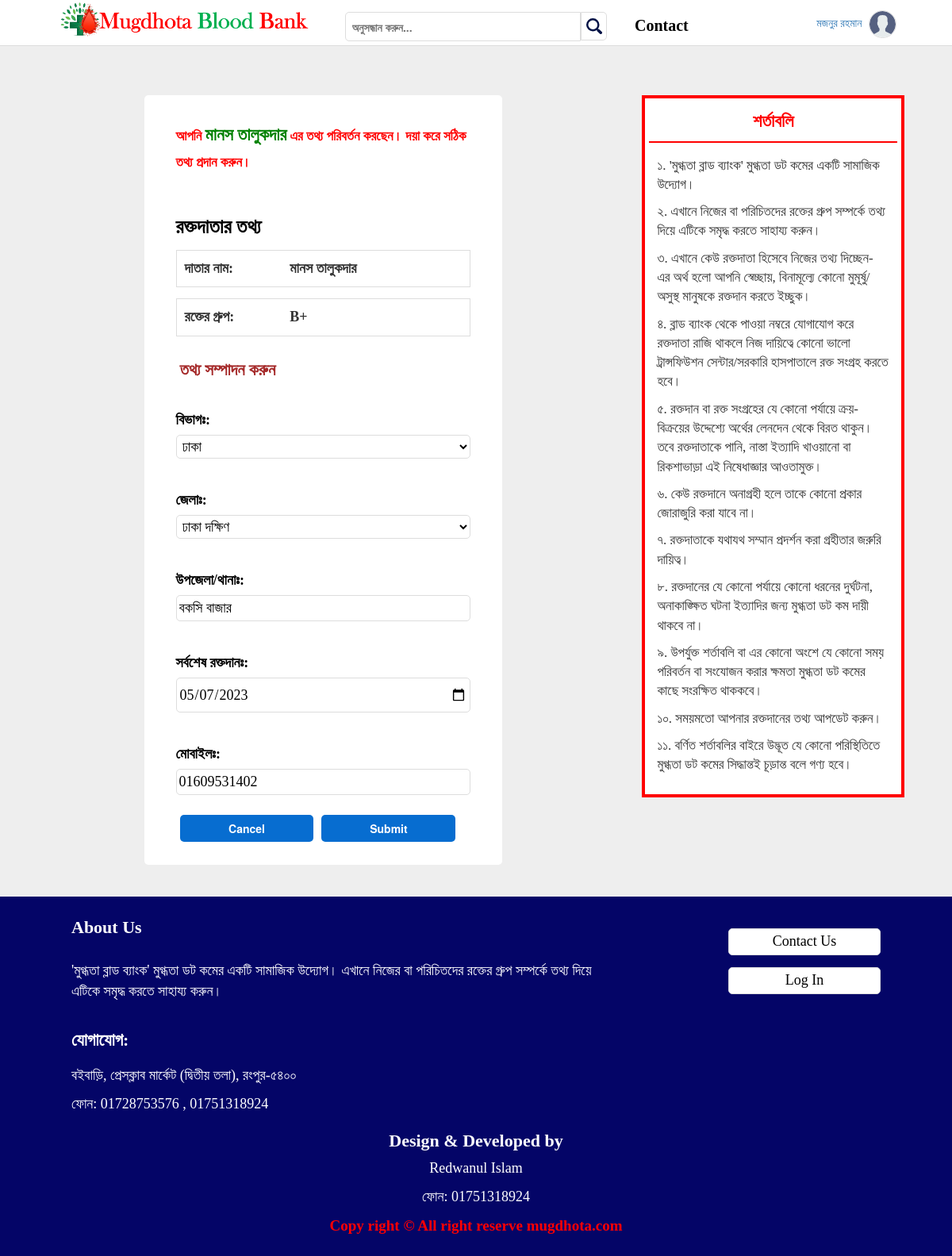
/bld-info-update/cd4eefe1-f9e1-4dbb-a83a-66b5edad4e1a/ (signed in), run on the app's committed database.
### base/models.py (models this page shows, shortened)
class User(AbstractUser):
    username = models.CharField(max_length=200, null=True, blank=False)
    name = models.CharField(max_length=200, null=True)
    email = models.EmailField(unique=True, blank=False)
    bio = models.TextField(blank=True, null=True)
    phone_regex = RegexValidator(regex=r'^\+?1?\d{11}$', message="Phone number must be entered in the format: '01234567899'. Up to 11 digits allowed.")
    phone = models.CharField(validators=[phone_regex], max_length=11, blank=False)
    bloodgroups = models.ForeignKey(Blood, on_delete=models.SET_NULL, blank=True, null=True)
    joined = models.DateTimeField(auto_now_add=True)
    avatar = models.ImageField(upload_to='profile_images', null=True, default="avatar.svg")
    USERNAME_FIELD = 'email'
    REQUIRED_FIELDS = []

class Donner(models.Model):
    id = models.UUIDField(primary_key=True, default=uuid.uuid4, unique=True, editable=False)
    author = models.ForeignKey(User, on_delete=models.SET_NULL, null=True, blank=True)
    name = models.CharField(max_length=100, blank=False)
    bloodgroups = models.ForeignKey(Blood, on_delete=models.SET_NULL, blank=False, null=True)
    division = models.ForeignKey(Division, on_delete=models.SET_NULL, blank=False, null=True)
    location = models.ForeignKey(Location, on_delete=models.SET_NULL, blank=False, null=True)
    city = models.CharField(max_length=50, blank=True, default='')
    donation_date = models.DateField(null=True, blank=True)
    phone_regex = RegexValidator(regex=r'^\+?1?\d{11}$', message="Phone number must be entered in the format: '01234567899'. Up to 11 digits allowed.")
    phone = models.CharField(validators=[phone_regex], max_length=11, blank=False, unique=True)
    updated = models.DateTimeField(auto_now=True)
    status_choice = (
        ('রক্তদাতার তথ্য Mugdhota Blood Bank কর্তৃক যাচাইকৃত', 'রক্তদাতার তথ্য Mugdhota Blood Bank কর্তৃক যাচাইকৃত'),
        ('যাচাইকৃত নয়', 'যাচাইকৃত নয়'),
    )
    status = models.CharField(max_length=100, choices=status_choice, default = 'যাচাইকৃত নয়', blank=True)

class Blood(models.Model):
    name = models.CharField(max_length=100, blank=True, null=True)
    image = models.ImageField(upload_to='bloods_imgs', null=True)
    def __str__(self):
        return self.name

### base/views.py (the view)
# urls.py: path('bld-info-update/<str:pk>/', views.userBloodInfo, name='bld-info-update'),
@login_required(login_url='login')
def userBloodInfo(request, pk):
    donner = Donner.objects.get(id=pk)
    ub_form = UserUploadDonerUpdareForm(instance=donner)
    user = Donner.objects.get(id=pk)
    if request.method == 'POST':
        ub_form = UserUploadDonerUpdareForm(request.POST, instance=donner)
        if ub_form.is_valid():
            ub_form.save()
            return redirect('profile', donner.author.username)
    return render(request, 'user-update.html', {'ub_form':ub_form, 'donner':donner})

### base/forms.py (shortened to what this page needs)
class UserUploadDonerUpdareForm(forms.ModelForm):
    class Meta:
        model = Donner
        fields = ['division', 'location', 'city', 'donation_date', 'phone']
        widgets = {
            'donation_date': forms.DateInput(attrs={'type': 'date'}),
        }
        labels = {
            'division': 'বিভাগঃ', 'location': 'জেলাঃ', 'city': 'উপজেলা/থানাঃ', 'phone': 'মোবাইলঃ', 'donation_date': 'সর্বশেষ রক্তদানঃ'
        }
    def __init__(self, *args, **kwargs):
        super().__init__(*args, **kwargs)
        self.fields['location'].queryset = Location.objects.all()
        if 'division' in self.data:
            try:
                division_id = int(self.data.get('division'))
                self.fields['location'].queryset = Location.objects.filter(division_id=division_id).order_by('name')
            except (ValueError, TypeError):
                pass  # invalid input from the client; ignore and fallback to empty City queryset

### base/models.py (called while the page is built)
    def __str__(self):
        return self.name

    def __str__(self):
        return self.name

### templates/user-update.html (shortened to what this page needs)
{% extends 'main.html' %}
{% load static %}
{% block content %}
	<div class="container_full" style="padding-top: 10%;padding-bottom: 40px;">
		<div class="container">
			<div class="left_section">
				<div class="single_page">
					<div class="sng_page_blood_info">
						<div class="update_rules">
							<h2>আপনি <span style="font-size:22px;color:green">{{donner.name}}</span> এর তথ্য পরিবর্তন করছেন। দয়া করে সঠিক তথ্য প্রদান করুন।</h2>
						</div>
						<h2 class="blood_info_h">রক্তদাতার তথ্য</h2>
						<div class="form_field">
							<div class="td-1st">দাতার নাম:</div>
							<div class="td-2nd">{{donner.name}}</div>
						</div>
						<div class="form_field">
							<div class="td-1st">রক্তের গ্রুপ:</div>
							<div class="td-2nd">{{donner.bloodgroups}}</div>
						</div>
						<form class="form user_update_blood_info" action="" method="POST" enctype="multipart/form-data" id="personForm" novalidate data-cities-url="{% url 'ajax_load_cities' %}">
							<h2 style="font-size:21px;color:brown;padding:10px 5px">তথ্য সম্পাদন করুন</h2>
                            {{ ub_form.as_p }}
							<div class="form_action">
								<button href="{{request.META.HTTP_REFERER}}">Cancel</button>
								<button type="submit">Submit</button>
							</div>
						</form>
					</div>
				</div>
			</div>
			<div class="right_section">
				<div class="rules_section">
					<div class="single_rule_title">
						<h2 class="blood_search">শর্তাবলি</h2>
					</div>
					<div class="single_rule">
						<p>১. 'মুগ্ধতা ব্লাড ব্যাংক' মুগ্ধতা ডট কমের একটি সামাজিক উদ্যোগ।</p>
						<p>২. এখানে নিজের বা পরিচিতদের রক্তের গ্রুপ সম্পর্কে তথ্য দিয়ে এটিকে সমৃদ্ধ করতে সাহায্য করুন। </p>
						<p>৩. এখানে কেউ রক্তদাতা হিসেবে নিজের তথ্য দিচ্ছেন- এর অর্থ হলো আপনি স্বেচ্ছায়, বিনামূল্যে কোনো মুমূর্ষু/অসুস্থ মানুষকে রক্তদান করতে ইচ্ছুক।</p>
						<p>৪. ব্লাড ব্যাংক থেকে পাওয়া নম্বরে যোগাযোগ করে রক্তদাতা রাজি থাকলে নিজ দায়িত্বে কোনো ভালো ট্রান্সফিউশন সেন্টার/সরকারি হাসপাতালে রক্ত সংগ্রহ করতে হবে। </p>
						<p>৫. রক্তদান বা রক্ত সংগ্রহের যে কোনো পর্যায়ে ক্রয়-বিক্রয়ের উদ্দেশ্যে অর্থের লেনদেন থেকে বিরত থাকুন। তবে রক্তদাতাকে পানি, নাস্তা ইত্যাদি খাওয়ানো বা রিকশাভাড়া এই নিষেধাজ্ঞার আওতামুক্ত।</p>
						<p>৬. কেউ রক্তদানে অনাগ্রহী হলে তাকে কোনো প্রকার জোরাজুরি করা যাবে না।</p>
						<p>৭. রক্তদাতাকে যথাযথ সম্মান প্রদর্শন করা গ্রহীতার জরুরি দায়িত্ব।</p>
						<p>৮. রক্তদানের যে কোনো পর্যায়ে কোনো ধরনের দুর্ঘটনা, অনাকাঙ্ক্ষিত ঘটনা ইত্যাদির জন্য মুগ্ধতা ডট কম দায়ী থাকবে না।</p>
						<p>৯. উপর্যুক্ত শর্তাবলি বা এর কোনো অংশে যে কোনো সময় পরিবর্তন বা সংযোজন করার ক্ষমতা মুগ্ধতা ডট কমের কাছে সংরক্ষিত থাককবে।</p>
						<p>১০. সময়মতো আপনার রক্তদানের তথ্য আপডেট করুন।</p>
						<p>১১. বর্ণিত শর্তাবলির বাইরে উদ্ভূত যে কোনো পরিস্থিতিতে মুগ্ধতা ডট কমের সিদ্ধান্তই চূড়ান্ত বলে গণ্য হবে।</p>
					</div>
				</div>
			</div>
		</div>
	</div>
	{% endblock %}

### templates/main.html (shortened to what this page needs)
<!DOCTYPE HTML>
{% load static %}
<html lang="en-US">
<head>
	<link rel="stylesheet" type="text/css" href="{% static 'css/bootstrap.min.css' %}" />
	<link rel="stylesheet" type="text/css" href="{% static 'style.css' %}" />
	<link rel="stylesheet" type="text/css" href="{% static 'responsive.css' %}" />
</head>
<body>
	<div class="container_full desk_header" id="navbar">
		<div class="container">
			<div id="header" class="col-lg-12 col-md-12 col-xs-12">
				<div class="home_title col-lg-4 col-md-9 col-xs-10">
					<div class="home_icon">
						<a href="https://bloodbank.mugdhota.com/"><img src="{% static 'img/mugdhota-blood-bank.png' %}" alt="Mugdhota Blood Bank" /></a>
					</div>
				</div>
				<div class="home_src col-lg-4 col-md-4 col-xs-2">
					<div class="search_bar desk">
						<form class="mh_search" method="GET" action="{% url 'home' %}">
                            <label style="width:90%;float:left">
                                <input name="q" placeholder="অনুসন্ধান করুন..." />
                            </label>
                            <label style="width:10%;float:left">
                                <button type="submit">
                                </button>
                            </label>
                        </form>
					</div>
				</div>
				<div class="home_cnt col-lg-4 col-md-3 col-xs-12 desk">
					<div class="home_info">
						<ul style="width:28%;float:left">
							<li><a href="{% url 'contact-us' %}">Contact</a></li>
						</ul>
						<div class="dropdownas" style="width:72%;float:left">
							{% if request.user.is_authenticated %}
							<div class="h_user">
								<a style="text-align:right" href="{% url 'profile' username=request.user.username %}">
								    <span>{{request.user.name}}</span>
								    <img src="{{ request.user.avatar.url }}" alt="" />
								</a>
							</div>
							{% endif %}
						</div>
					</div>
				</div>
			</div>
		</div>
	</div>
	{% block content %}
    {% endblock %}
	<div class="container_full footer_bg">
		<div class="container">
			<div id="Section" class="col-lg-12 col-md-12 col-xs-12">
				<div class="col-lg-8 col-md-8 col-xs-12">
					<div class="footer about_us">
						<h2>About Us</h2>
						<p>'মুগ্ধতা ব্লাড ব্যাংক' মুগ্ধতা ডট কমের একটি সামাজিক উদ্যোগ। এখানে নিজের বা পরিচিতদের রক্তের গ্রুপ সম্পর্কে তথ্য দিয়ে এটিকে সমৃদ্ধ করতে সাহায্য করুন।</p>
					</div>
					<div class="footer about_us">
						<h2 style="padding:25px 0 10px 0">যোগাযোগ:</h2>
						<p>বইবাড়ি, প্রেসক্লাব মার্কেট (দ্বিতীয় তলা), রংপুর-৫৪০০</p>
						<p>ফোন: <a href="tel:01728753576">01728753576</a> , <a href="tel:01751318924">01751318924</a></p>
					</div>
				</div>
				<div class="col-lg-4 col-md-4 col-xs-12">
					<div class="footer about_us" style="margin-top:25px">
					    <ul>
							<li><a href="{% url 'contact-us' %}">Contact Us</a></li>
							<li><a href="{% url 'login' %}">Log In</a></li>
						</ul>
					</div>
				</div>
			</div>
			<div id="Section" class="col-lg-12 col-md-12 col-xs-12">
			    <div class="design" style="text-align:center">
    				<h2 style="padding:0">Design & Developed by</h2>
    				<p>Redwanul Islam</p>
    				<p>ফোন: <a href="tel:01751318924">01751318924</a></p>
    			</div>
			</div>
			<div id="Section" class="col-lg-12 col-md-12 col-xs-12">
			    <div class="design">
			        <p style="text-align:center;color:red;font-family:georgia;;font-size:19px;font-weight:bold">Copy right &copy; All right reserve mugdhota.com</p>
    			</div>
			</div>
		</div>
	</div>
</body>
</html>

### static/style.css (style rules this page uses)
* { margin:0;padding:0 }
li { list-style:none;float:left; }
a { text-decoration:none;font-family: kalpurush; }
p { font-family: kalpurush; }
h2 { font-size:17px;margin:10px 0 7px 0;padding:0;color:black;font-weight:bold;font-family: kalpurush;line-height:1.3 }
img { width: 100%; }
input, button, select, textarea { width:100%;padding: 3px;background: #fff;border: 1px solid #ddd;border-radius: 5px; }
.user_update_blood_info p { padding:20px 0 !important; }
body { background: #eee;counter-reset: Serial; }
.container_full { width:100%;padding:0 }
.container { width:90%;padding:0 }
.desk_header { position: fixed; background: #fff; width: 100%; display: block; border-bottom: 1px solid #ddd; z-index: 999999999; }
#header { padding: 0; }
.home_icon { display:block; }
.home_icon img { width:95%; }
.home_info { width: 100%; display: inline-block; float:right; }
.home_info ul { display: inline-block; margin: 0 !important; padding: 2.5% 0 0 0; }
.home_info ul li a { display: block; color: black; font-size: 20px; font-weight: bold; padding: 10px 5px; }
.mh_search input { width: 100%; padding: 7.5px; border: 1px solid #ddd; border-radius: 5px 0 0 5px; margin: 15px 0 0 0; }
.mh_search button { width: 100%; padding: 5px 5px 3px 5px; border: 1px solid #ddd; border-radius: 5px 0 0 5px; margin: 15px 0 0 0; }
.mh_search button { border-radius: 0 5px 5px 0; }
.h_user { display: inline-block; width: 100%; margin-top: 5.5%; margin-left: 10px; }
.h_user>a { width: 100%; float: left; cursor: pointer; }
.h_user img { width: 35px; height: 35px; border-radius: 100%; border: 1px solid #ddd; margin: 0 5px; }
.left_section { width: 68%; float: left; }
.right_section { width: 32%; float: left; position: sticky; top: 90px; }
.rules_section { padding: 5px; background: #fff; margin-left: 15px; border: 4px solid red; }
.single_rule_title h2 { font-size: 22px; color: red; text-align: center; padding: 10px; border-bottom: 2px solid red; padding-top: 0; }
.single_rule { padding: 10px; }
.single_rule p { font-size: 17px; }
.single_page { margin-right: 40px; }
.sng_page_blood_info { width: 65%; margin: 0 auto; display: block; margin-top: 0px; background: #fff; padding: 20px 40px; border-radius: 5px; }
.sng_page_blood_info p { font-size: 18px; padding: 5px; color: black; margin: 0; }
.form_field { width: 100%; display: inline-block; padding: 10px; margin: 5px 0; background: #fff; border: 1px solid #ddd; }
.td-1st { width: 38% !important; float: left; font-size: 18px; font-weight: bold; font-family: kalpurush; }
.td-2nd { width: 62%; float: left; font-size: 18px; font-weight: bold; font-family: kalpurush; }
.update_rules>h2 { line-height: 1.8; margin-bottom: 50px; color: red; }
.blood_info_h { font-size:25px; }
.form_action { display: inline-block; width: 100%; }
.form_action button { width: 45.5%; float: left; padding: 7px 5px; margin: 5px; text-decoration: none; background: #076dd0; color: #fff; font-weight: bold; border: none; border-radius: 5px; }
.blood_search { text-align: center; font-size: 25px; border-bottom: 1px solid #ddd; padding-bottom: 5px; font-weight: bold; }
label { width: 100%; }
.footer_bg { background: #040567; padding: 15px 0; }
.about_us ul li { width: 60%; margin: 0 auto; float: right; margin-bottom: 15px; }
.about_us ul li a { width: 100%; text-align: center; font-size: 18px; border: 1px solid #ddd; background: #fff; display: block; color: black; padding: 3px 10px; border-radius: 5px; }
.footer_bg h2 { font-size: 22px; color: #fff; padding-bottom: 20px; }
.footer_bg p { font-size: 18px; color: #fff; }
.footer_bg a { font-size: 18px; color: #fff; }

### data on the page
User: user.name "মজনুর রহমান", user.avatar (placeholder picture)
Donner: name "মানস তালুকদার", bloodgroups "B+", division "ঢাকা", location "ঢাকা দক্ষিণ", city "বকসি বাজার", donation_date "05/07/2023", phone "01609531402"
